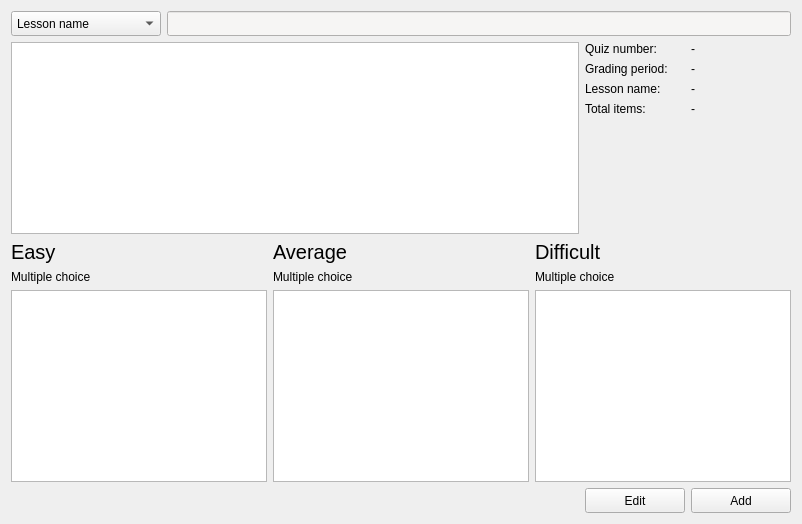
      <widget class="QWidget" name="pageQuiz">
       <property name="styleSheet">
        <string notr="true">color: rgb(0, 0, 0);</string>
       </property>
       <layout class="QVBoxLayout" name="verticalLayout_8">
        <item>
         <layout class="QHBoxLayout" name="horizontalLayout_6">
          <item>
           <widget class="QComboBox" name="comboBox_lessonFilter">
            <property name="minimumSize">
             <size>
              <width>150</width>
              <height>25</height>
             </size>
            </property>
            <property name="styleSheet">
             <string notr="true">padding-left: 5px;</string>
            </property>
            <item>
             <property name="text">
              <string>Lesson name</string>
             </property>
            </item>
           </widget>
          </item>
          <item>
           <widget class="QLineEdit" name="txtLessonSearch">
            <property name="minimumSize">
             <size>
              <width>0</width>
              <height>25</height>
             </size>
            </property>
            <property name="styleSheet">
             <string notr="true">background-color: rgb(246, 245, 244);</string>
            </property>
           </widget>
          </item>
         </layout>
        </item>
        <item>
         <layout class="QHBoxLayout" name="horizontalLayout_11">
          <item>
           <widget class="QTableWidget" name="tableLessons"/>
          </item>
          <item>
           <layout class="QFormLayout" name="formLayout_2">
            <item row="0" column="0">
             <widget class="QLabel" name="label_3">
              <property name="minimumSize">
               <size>
                <width>100</width>
                <height>0</height>
               </size>
              </property>
              <property name="text">
               <string>Quiz number:</string>
              </property>
             </widget>
            </item>
            <item row="0" column="1">
             <widget class="QLabel" name="label_quizNo">
              <property name="minimumSize">
               <size>
                <width>100</width>
                <height>0</height>
               </size>
              </property>
              <property name="text">
               <string>-</string>
              </property>
             </widget>
            </item>
            <item row="3" column="0">
             <widget class="QLabel" name="label_6">
              <property name="minimumSize">
               <size>
                <width>100</width>
                <height>0</height>
               </size>
              </property>
              <property name="text">
               <string>Total items:</string>
              </property>
             </widget>
            </item>
            <item row="3" column="1">
             <widget class="QLabel" name="label_totalItems">
              <property name="minimumSize">
               <size>
                <width>100</width>
                <height>0</height>
               </size>
              </property>
              <property name="text">
               <string>-</string>
              </property>
             </widget>
            </item>
            <item row="2" column="1">
             <widget class="QLabel" name="label_7">
              <property name="minimumSize">
               <size>
                <width>100</width>
                <height>0</height>
               </size>
              </property>
              <property name="text">
               <string>-</string>
              </property>
             </widget>
            </item>
            <item row="2" column="0">
             <widget class="QLabel" name="label_8">
              <property name="minimumSize">
               <size>
                <width>100</width>
                <height>0</height>
               </size>
              </property>
              <property name="text">
               <string>Lesson name:</string>
              </property>
             </widget>
            </item>
            <item row="1" column="0">
             <widget class="QLabel" name="label_9">
              <property name="minimumSize">
               <size>
                <width>100</width>
                <height>0</height>
               </size>
              </property>
              <property name="text">
               <string>Grading period:</string>
              </property>
             </widget>
            </item>
            <item row="1" column="1">
             <widget class="QLabel" name="label_gradingPeriod">
              <property name="minimumSize">
               <size>
                <width>100</width>
                <height>0</height>
               </size>
              </property>
              <property name="text">
               <string>-</string>
              </property>
             </widget>
            </item>
           </layout>
          </item>
         </layout>
        </item>
        <item>
         <layout class="QGridLayout" name="gridLayout">
          <item row="2" column="2">
           <widget class="QLabel" name="label_15">
            <property name="text">
             <string>Multiple choice</string>
            </property>
           </widget>
          </item>
          <item row="3" column="0">
           <widget class="QTableWidget" name="table_Easy"/>
          </item>
          <item row="1" column="0">
           <widget class="QLabel" name="label_11">
            <property name="font">
             <font>
              <pointsize>15</pointsize>
             </font>
            </property>
            <property name="text">
             <string>Easy</string>
            </property>
           </widget>
          </item>
          <item row="3" column="1">
           <widget class="QTableWidget" name="table_Average"/>
          </item>
          <item row="2" column="1">
           <widget class="QLabel" name="label_57">
            <property name="text">
             <string>Multiple choice</string>
            </property>
           </widget>
          </item>
          <item row="2" column="0">
           <widget class="QLabel" name="label_58">
            <property name="text">
             <string>Multiple choice</string>
            </property>
           </widget>
          </item>
          <item row="1" column="1">
           <widget class="QLabel" name="label_12">
            <property name="font">
             <font>
              <pointsize>15</pointsize>
             </font>
            </property>
            <property name="text">
             <string>Average</string>
            </property>
           </widget>
          </item>
          <item row="1" column="2">
           <widget class="QLabel" name="label_13">
            <property name="font">
             <font>
              <pointsize>15</pointsize>
             </font>
            </property>
            <property name="text">
             <string>Difficult</string>
            </property>
           </widget>
          </item>
          <item row="3" column="2">
           <widget class="QTableWidget" name="table_Difficult"/>
          </item>
         </layout>
        </item>
        <item>
         <layout class="QHBoxLayout" name="horizontalLayout_12">
          <item>
           <spacer name="horizontalSpacer_5">
            <property name="orientation">
             <enum>Qt::Horizontal</enum>
            </property>
            <property name="sizeHint" stdset="0">
             <size>
              <width>40</width>
              <height>20</height>
             </size>
            </property>
           </spacer>
          </item>
          <item>
           <widget class="QPushButton" name="btnQuizEdit">
            <property name="minimumSize">
             <size>
              <width>100</width>
              <height>25</height>
             </size>
            </property>
            <property name="text">
             <string>Edit</string>
            </property>
           </widget>
          </item>
          <item>
           <widget class="QPushButton" name="btnQuizAdd">
            <property name="minimumSize">
             <size>
              <width>100</width>
              <height>25</height>
             </size>
            </property>
            <property name="text">
             <string>Add</string>
            </property>
           </widget>
          </item>
         </layout>
        </item>
       </layout>
      </widget>
